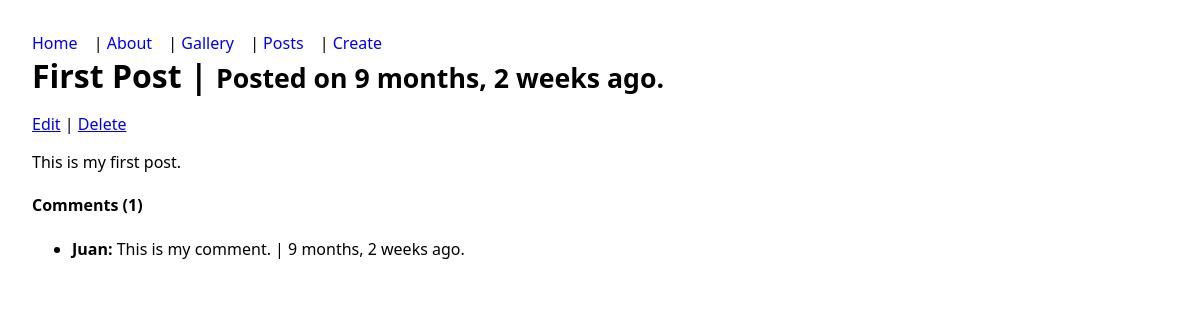
Screenshot of /posts/1/view/ with the database file from the repository.
### pages/models.py (models this page shows, shortened)
class Post(models.Model):
    title = models.CharField(max_length=100, validators=[MinLengthValidator(3)])
    body = models.TextField(validators=[MinLengthValidator(10)])
    created_at = models.DateTimeField(auto_now_add=True)
    class Meta:
        ordering = ['-created_at']
        constraints = [
            models.UniqueConstraint(fields=['title'], name='unique_post_title')
        ]

class Comment(models.Model):
    post = models.ForeignKey(Post, on_delete=models.CASCADE, related_name='comments')
    author = models.CharField(max_length=100)
    text = models.TextField()
    created_at = models.DateTimeField(auto_now_add=True)

### pages/views.py (the view)
# urls.py: path('posts/<int:pk>/view/', views.post_view, name='post_view'),
def post_view(request, pk):
    post = get_object_or_404(Post, pk=pk)
    return render(request, 'post_view.html', {'post': post})

### pages/templates/post_view.html (shortened to what this page needs)
{% extends 'base.html' %}
{% block content %}
 <h1>{{ post.title }} | <span><small>Posted on {{ post.created_at|timesince }} ago.</small></span></h1>
 <span>
   <a href="{% url 'post_update' post.pk %}">Edit</a> |
   <a href="{% url 'post_delete' post.pk %}">Delete</a>
</span>
 <p>{{ post.body }}</p>
   <h4>Comments ({{ post.comments.count }})</h4>
   <ul>
      {% for comment in post.comments.all %}
         <li><strong>{{ comment.author }}:</strong> {{ comment.text }} | {{ comment.created_at|timesince}} ago.</li>
      {% empty %}
         <li>No comment yet.</li>
      {% endfor %}
   </ul>
{% endblock %}

### pages/static/css/style.css (style rules this page uses)
body { font-family: system-ui, Arial, sans-serif; margin: 2rem; }
h1 { margin: 0 0 1rem; }

### rows the page displays
Post: title "First Post", created_at "9 months, 2 weeks", body "This is my first post.", comments.count "1"
Comment: author "Juan", text "This is my comment.", created_at "9 months, 2 weeks"
